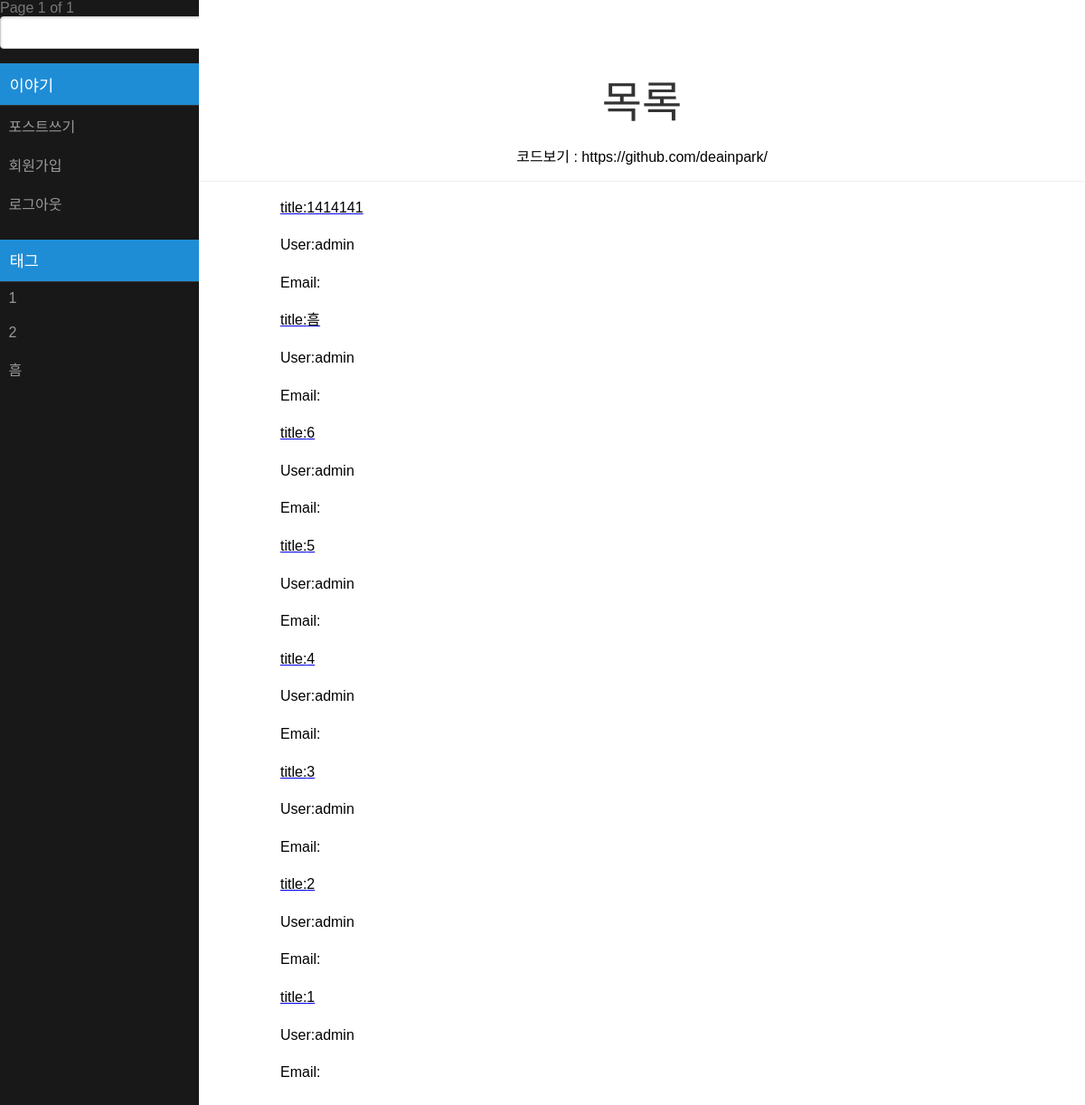
The app's page / (signed in) with its own data.
### app/models.py (models this page shows, shortened)
class Tag(models.Model):
    tags = models.CharField(max_length=100)
    posts = models.ManyToManyField(Post)

class Post(models.Model):
    user = models.ForeignKey(User)
    title = models.CharField(max_length = 500)
    image = models.ImageField(upload_to = '%y/%m/%d', blank = True)
    posts = models.TextField(max_length = 2000)
    created = models.DateTimeField(auto_now_add=True)

### app/views.py (the view)
# urls.py: url(r'^$', views.Index),
@login_required(login_url='/login/')
def Index(request):
    posts = Post.objects.all().order_by('-created')
    tag = Tag.objects.all()
    pagintor = Paginator(posts, 10)
    page = request.GET.get('page')
    try:
        ps = pagintor.page(page)
    except PageNotAnInteger:
        ps = pagintor.page(1)
    except EmptyPage:
        ps = pagintor.page(pagintor.num_pages)
    logincheck = LoginCheck(request)
    return render_to_response("index.html",{'posts':ps,'tag':tag,'check':logincheck,} )

### app/views.py (called while the page is built)
def LoginCheck(request):
    if request.user.is_authenticated():
        return True
    else:
        return False

### templates/index.html (shortened to what this page needs)
{% load static %}
<head>
<link rel="stylesheet" type="text/css" href="{% static 'pure-min.css'%}">
<link rel="stylesheet" type="text/css" href="{% static 'side-menu.css'%}">
<link rel="stylesheet" type="text/css" href="{% static 'grids-responsive.css'%}">
</head>
<body>
히로쿠 테스트용
<div id = "layout">
	<div id ="menu">
		<div class ="pure-menu">
			<div>
				<span class ="step-links">
									<span class="current">
										Page {{posts.number}} of {{posts.paginator.num_pages}}
									</span>
				</span>
			</div>
		<div class ="search">
			<form class="pure-form" method = "GET" action="/search/">
				<input type ="text" name="search"/>
			</form>
		</div>
		<a class ="pure-menu-heading">이야기</a>
		<ul class = "pure-menu-list">
			<li >
				<a class = "pure-menu-link" href = '/write/'>포스트쓰기</a>
			</li>
			<li>
				<a class = "pure-menu-link" href = '/register/'>회원가입</a>
			</li>
			<li>
				<a class = "pure-menu-link" href = '/logout/'>로그아웃</a>
			</li>
		</ul>
		<a class ="pure-menu-heading">태그</a>
		<ul class = "pure-menu-list">
				{% for p in tag %}
				<li >
				<a class = "pure-menu-link" href="/tag/{{p.id}}">
				{{p.tags}}
				</a>
				</li>
				{% endfor %}
		</ul>
	</div>
	</div>
	<div id = "main">
		{% if check %}
		<div class ="header">
			<h1>목록</h1>
			<p>코드보기 : https://github.com/deainpark/ </p>
		</div>
		<div class="content">
			{% for p in posts %}
				<a href= "/{{p.id}}"><p>title:{{p.title}}</p></a>
				<p>User:{{p.user}}</p>
				<p>Email:{{p.user.email}}</p>
			{% endfor %}
		</div>
		{% endif %}
	</div>
</div>
</body>

### static/pure-min.css (style rules this page uses)
body { margin:0 }
a { background-color:transparent }
h1 { font-size:2em;margin:.67em 0 }
button,input,optgroup,select,textarea { color:inherit;font:inherit;margin:0 }
input { line-height:normal }
.pure-form input[type=text],.pure-form input[type=password],.pure-form input[type=email],.pure-form input[type=url],.pure-form input[type=date],.pure-form input[type=month],.pure-form input[type=time],.pure-form input[type=datetime],.pure-form input[type=datetime-local],.pure-form input[type=week],.pure-form input[type=number],.pure-form input[type=search],.pure-form input[type=tel],.pure-form input[type=color],.pure-form select,.pure-form textarea { padding:.5em .6em;display:inline-block;border:1px solid #ccc;box-shadow:inset 0 1px 3px #ddd;border-radius:4px;vertical-align:middle;-webkit-box-sizing:border-box;-moz-box-sizing:border-box;box-sizing:border-box }
.pure-menu { -webkit-box-sizing:border-box;-moz-box-sizing:border-box;box-sizing:border-box }
.pure-menu-list,.pure-menu-item { position:relative }
.pure-menu-list { list-style:none;margin:0;padding:0 }
.pure-menu-link,.pure-menu-heading { display:block;text-decoration:none;white-space:nowrap }
.pure-menu-heading { text-transform:uppercase;color:#565d64 }
.pure-menu-link { color:#777 }
.pure-menu-link,.pure-menu-disabled,.pure-menu-heading { padding:.5em 1em }

### static/side-menu.css (style rules this page uses)
body { color: #777; }
#layout, #menu, .menu-link { -webkit-transition: all 0.2s ease-out; -moz-transition: all 0.2s ease-out; -ms-transition: all 0.2s ease-out; -o-transition: all 0.2s ease-out; transition: all 0.2s ease-out; }
#layout { position: relative; padding-left: 0; }
.content { margin: 0 auto; padding: 0 2em; max-width: 800px; margin-bottom: 50px; line-height: 1.6em; }
.header { margin: 0; color: #333; text-align: center; padding: 2.5em 2em 0; border-bottom: 1px solid #eee; }
.header h1 { margin: 0.2em 0; font-size: 3em; font-weight: 300; }
#menu { margin-left: -220px; width: 220px; position: fixed; top: 0; left: 0; bottom: 0; z-index: 1000; background: #191818; overflow-y: auto; -webkit-overflow-scrolling: touch; }
#menu a { color: #999; border: none; padding: 0.6em 0 0.6em 0.6em; }
#menu .pure-menu, #menu .pure-menu ul { border: none; background: transparent; }
#menu .pure-menu ul, #menu .pure-menu .menu-item-divided { border-top: 1px solid #333; }
#menu .pure-menu-selected, #menu .pure-menu-heading { background: #1f8dd6; }
#menu .pure-menu-heading { font-size: 110%; color: #fff; margin: 0; }
@media (min-width: 48em) { .header, .content { padding-left: 2em; padding-right: 2em; } }
@media (min-width: 48em) { #layout { padding-left: 220px; left: 0; } }
@media (min-width: 48em) { #menu { left: 220px; } }

### templates/index.html (style rules this page uses)
p { color:black; }

### records on screen
Tag: tags "1"
Tag: tags "2"
Tag: tags "흠"
Post: title "1414141", user "admin"
Post: title "흠", user "admin"
Post: title "6", user "admin"
Post: title "5", user "admin"
Post: title "4", user "admin"
Post: title "3", user "admin"
Post: title "2", user "admin"
Post: title "1", user "admin"

### other values on screen
{{ posts.number }} "1"
{{ posts.paginator.num_pages }} "1"
